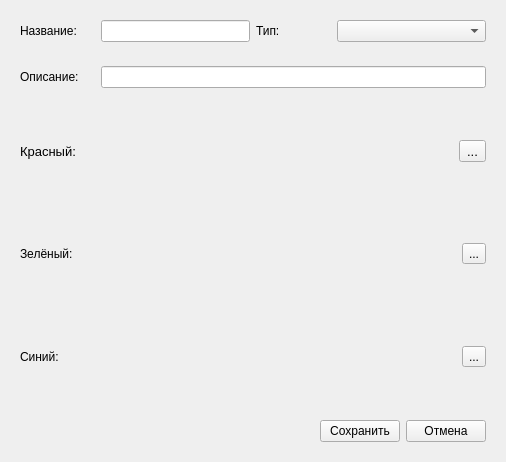
<?xml version="1.0" encoding="UTF-8"?>
<ui version="4.0">
 <class>ThematicEditor</class>
 <widget class="QWidget" name="ThematicEditor">
  <property name="geometry">
   <rect>
    <x>0</x>
    <y>0</y>
    <width>506</width>
    <height>462</height>
   </rect>
  </property>
  <property name="windowTitle">
   <string>Редактор тематических обработок</string>
  </property>
  <layout class="QVBoxLayout" name="iThematicEditorVbox" stretch="1,1,6,1">
   <item>
    <widget class="QWidget" name="iNameWdg" native="true">
     <property name="sizePolicy">
      <sizepolicy hsizetype="Preferred" vsizetype="Maximum">
       <horstretch>0</horstretch>
       <verstretch>0</verstretch>
      </sizepolicy>
     </property>
     <layout class="QHBoxLayout" name="iNameAndTypeHbox" stretch="1,1">
      <item>
       <layout class="QHBoxLayout" name="iNameHbox">
        <item>
         <widget class="QLabel" name="iNameLbl">
          <property name="sizePolicy">
           <sizepolicy hsizetype="Maximum" vsizetype="Preferred">
            <horstretch>0</horstretch>
            <verstretch>0</verstretch>
           </sizepolicy>
          </property>
          <property name="minimumSize">
           <size>
            <width>75</width>
            <height>0</height>
           </size>
          </property>
          <property name="text">
           <string>Название:</string>
          </property>
         </widget>
        </item>
        <item>
         <widget class="QLineEdit" name="nameEdt"/>
        </item>
       </layout>
      </item>
      <item>
       <layout class="QHBoxLayout" name="iTypeHbox">
        <item>
         <widget class="QLabel" name="iTypeLbl">
          <property name="sizePolicy">
           <sizepolicy hsizetype="Maximum" vsizetype="Preferred">
            <horstretch>0</horstretch>
            <verstretch>0</verstretch>
           </sizepolicy>
          </property>
          <property name="minimumSize">
           <size>
            <width>75</width>
            <height>0</height>
           </size>
          </property>
          <property name="text">
           <string>Тип:</string>
          </property>
         </widget>
        </item>
        <item>
         <widget class="QComboBox" name="typeCbox"/>
        </item>
       </layout>
      </item>
     </layout>
    </widget>
   </item>
   <item>
    <widget class="QWidget" name="iDescriptionWdg" native="true">
     <property name="sizePolicy">
      <sizepolicy hsizetype="Preferred" vsizetype="Maximum">
       <horstretch>0</horstretch>
       <verstretch>0</verstretch>
      </sizepolicy>
     </property>
     <layout class="QHBoxLayout" name="iDescriptionHbox">
      <item>
       <widget class="QLabel" name="iDescriptionLbl">
        <property name="sizePolicy">
         <sizepolicy hsizetype="Maximum" vsizetype="Preferred">
          <horstretch>0</horstretch>
          <verstretch>0</verstretch>
         </sizepolicy>
        </property>
        <property name="minimumSize">
         <size>
          <width>75</width>
          <height>0</height>
         </size>
        </property>
        <property name="text">
         <string>Описание:</string>
        </property>
       </widget>
      </item>
      <item>
       <widget class="QLineEdit" name="descriptionEdt">
        <property name="sizePolicy">
         <sizepolicy hsizetype="Minimum" vsizetype="Fixed">
          <horstretch>0</horstretch>
          <verstretch>0</verstretch>
         </sizepolicy>
        </property>
       </widget>
      </item>
     </layout>
    </widget>
   </item>
   <item>
    <layout class="QVBoxLayout" name="verticalLayout">
     <item>
      <widget class="QWidget" name="iRedWdg" native="true">
       <property name="font">
        <font>
         <pointsize>10</pointsize>
        </font>
       </property>
       <layout class="QHBoxLayout" name="iRedHbox">
        <item>
         <widget class="QLabel" name="redLbl">
          <property name="sizePolicy">
           <sizepolicy hsizetype="Maximum" vsizetype="Preferred">
            <horstretch>0</horstretch>
            <verstretch>0</verstretch>
           </sizepolicy>
          </property>
          <property name="minimumSize">
           <size>
            <width>75</width>
            <height>0</height>
           </size>
          </property>
          <property name="font">
           <font>
            <pointsize>10</pointsize>
           </font>
          </property>
          <property name="text">
           <string>Красный:</string>
          </property>
         </widget>
        </item>
        <item>
         <widget class="QWidget" name="redExprWdg" native="true"/>
        </item>
        <item>
         <widget class="QToolButton" name="redBtn">
          <property name="text">
           <string>...</string>
          </property>
          <property name="icon">
           <iconset resource="../../../../etc/mappi.qrc">
            <normaloff>:/mappi/icons/edit-black.png</normaloff>:/mappi/icons/edit-black.png</iconset>
          </property>
         </widget>
        </item>
       </layout>
      </widget>
     </item>
     <item>
      <widget class="QWidget" name="greenWdg" native="true">
       <layout class="QHBoxLayout" name="iGreenHbox">
        <item>
         <widget class="QLabel" name="iGreenLbl">
          <property name="sizePolicy">
           <sizepolicy hsizetype="Maximum" vsizetype="Preferred">
            <horstretch>0</horstretch>
            <verstretch>0</verstretch>
           </sizepolicy>
          </property>
          <property name="minimumSize">
           <size>
            <width>75</width>
            <height>0</height>
           </size>
          </property>
          <property name="text">
           <string>Зелёный:</string>
          </property>
         </widget>
        </item>
        <item>
         <widget class="QWidget" name="greenExprWdg" native="true"/>
        </item>
        <item>
         <widget class="QToolButton" name="greenBtn">
          <property name="text">
           <string>...</string>
          </property>
          <property name="icon">
           <iconset resource="../../../../etc/mappi.qrc">
            <normaloff>:/mappi/icons/edit-black.png</normaloff>:/mappi/icons/edit-black.png</iconset>
          </property>
         </widget>
        </item>
       </layout>
      </widget>
     </item>
     <item>
      <widget class="QWidget" name="blueWdg" native="true">
       <layout class="QHBoxLayout" name="iBlueHbox">
        <item>
         <widget class="QLabel" name="iBlueLbl">
          <property name="sizePolicy">
           <sizepolicy hsizetype="Maximum" vsizetype="Preferred">
            <horstretch>0</horstretch>
            <verstretch>0</verstretch>
           </sizepolicy>
          </property>
          <property name="minimumSize">
           <size>
            <width>75</width>
            <height>0</height>
           </size>
          </property>
          <property name="text">
           <string>Синий:</string>
          </property>
         </widget>
        </item>
        <item>
         <widget class="QWidget" name="blueExprWdg" native="true"/>
        </item>
        <item>
         <widget class="QToolButton" name="blueBtn">
          <property name="text">
           <string>...</string>
          </property>
          <property name="icon">
           <iconset resource="../../../../etc/mappi.qrc">
            <normaloff>:/mappi/icons/edit-black.png</normaloff>:/mappi/icons/edit-black.png</iconset>
          </property>
         </widget>
        </item>
       </layout>
      </widget>
     </item>
    </layout>
   </item>
   <item>
    <widget class="QWidget" name="iControlsWdg" native="true">
     <property name="sizePolicy">
      <sizepolicy hsizetype="Preferred" vsizetype="Maximum">
       <horstretch>0</horstretch>
       <verstretch>0</verstretch>
      </sizepolicy>
     </property>
     <layout class="QHBoxLayout" name="iControlHbox">
      <item>
       <spacer name="iControlsSpacer">
        <property name="orientation">
         <enum>Qt::Horizontal</enum>
        </property>
        <property name="sizeHint" stdset="0">
         <size>
          <width>40</width>
          <height>20</height>
         </size>
        </property>
       </spacer>
      </item>
      <item>
       <widget class="QPushButton" name="saveBtn">
        <property name="text">
         <string>Сохранить</string>
        </property>
       </widget>
      </item>
      <item>
       <widget class="QPushButton" name="cancleBtn">
        <property name="text">
         <string>Отмена</string>
        </property>
       </widget>
      </item>
     </layout>
    </widget>
   </item>
  </layout>
 </widget>
 <tabstops>
  <tabstop>nameEdt</tabstop>
  <tabstop>typeCbox</tabstop>
  <tabstop>descriptionEdt</tabstop>
  <tabstop>redBtn</tabstop>
  <tabstop>greenBtn</tabstop>
  <tabstop>blueBtn</tabstop>
  <tabstop>saveBtn</tabstop>
  <tabstop>cancleBtn</tabstop>
 </tabstops>
 <resources>
  <include location="../../../../etc/mappi.qrc"/>
 </resources>
 <connections/>
</ui>
